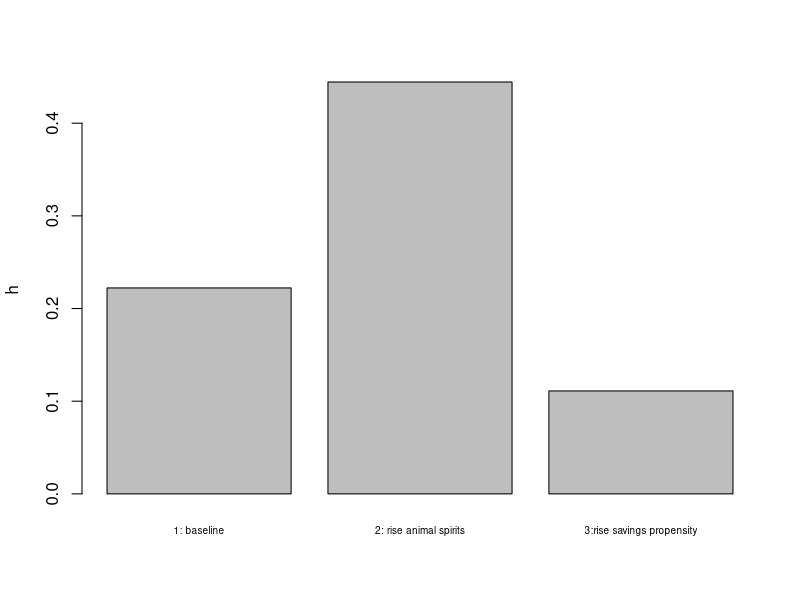
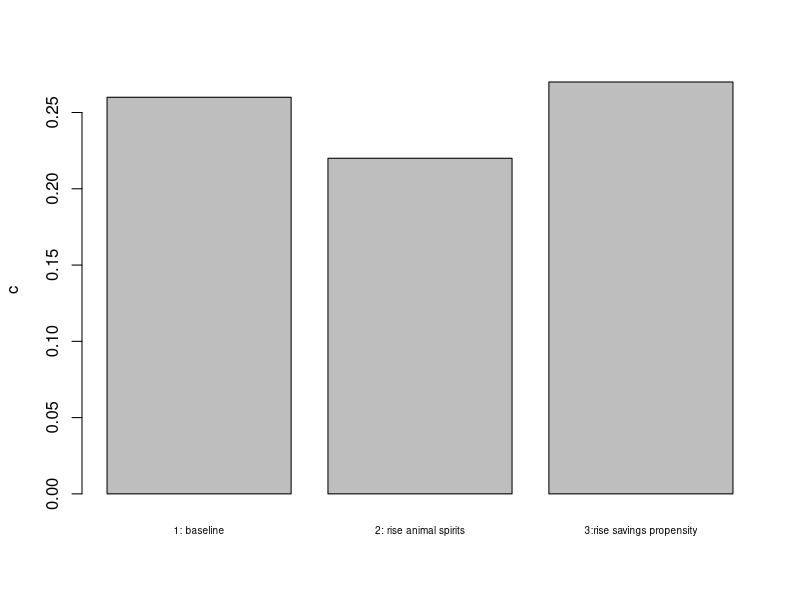
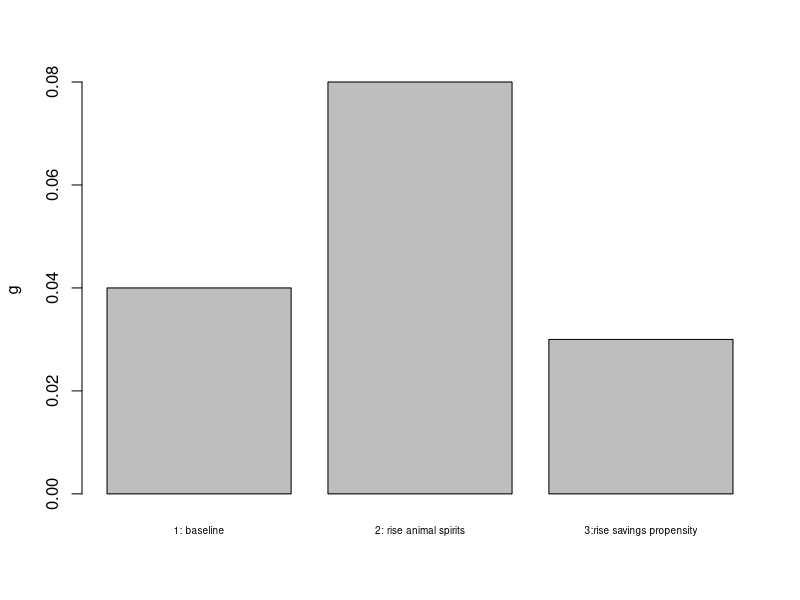
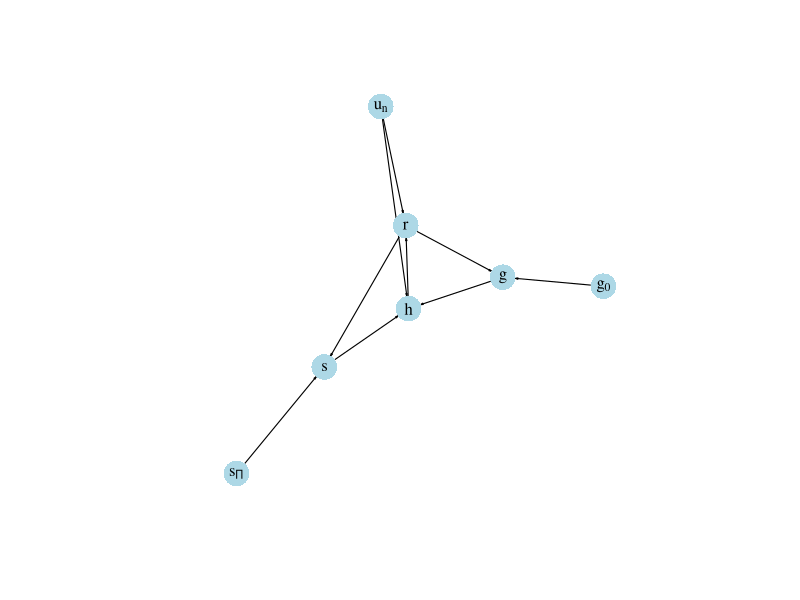

Write the R code that produced these figures, in order.
## ---- chunk 1

#Clear the environment
rm(list=ls(all=TRUE))

# Set number of scenarios (including baselines)
S=3

#Create vector in which equilibrium solutions from different parameterisations will be stored
h_star=vector(length=S) # profit share
g_star=vector(length=S) # growth rate of capital stock
s_star=vector(length=S) # saving rate
c_star=vector(length=S) # consumption rate
r_star=vector(length=S) # profit rate

# Set constant parameter values
v=3    # capital-to-potential output ratio
g1=0.3 # sensitivity of investment with respect to profit rate 
un=0.9 # normal rate of capacity utilisation

# Set exogenous variables whose parameterisation changes across regimes 
g0=vector(length=S) # animal spirits
sp=vector(length=S) # propensity to save out of profits

### Construct different scenarios 

# scenario 1: baseline 
g0[]=0.02
sp[]=0.6

#scenario 2: increase in animal spirits
g0[2]=0.04

# scenario 3: increase in propensity to save out of profits
sp[3]=0.9

#Check  stability condition for all scenarios
for (i in 1:S){
  print(sp[i]>g1)
}

# Initialise endogenous variables at some arbitrary positive value 
g=1
r=1
c=1
h=1
s=1

#Solve this system numerically through 1000 iterations based on the initialisation
for (i in 1:S){
  
  for (iterations in 1:1000){
    
    #(1) Profit rate
    r=(h*un)/v
    
    #(2) Saving
    s = sp[i]*r
    
    #(3) Consumption
    c= un/v - s
    
    #(4) Investment
    g = g0[i]+g1*r
    
    #(5) Goods market equilibrium profit share
    h=(v/un)*(g0[i]/(sp[i]-g1))
    
  }
  
  #Save results for different parameterisations in vector
  h_star[i]=h
  g_star[i]=g
  r_star[i]=r
  s_star[i]=s
  c_star[i]=c
}


## ---- chunk 2
#| label: fig-profshare-kaldor-robinson
#| fig-cap: Profit share

barplot(h_star, ylab="h", names.arg=c("1: baseline", "2: rise animal spirits", "3:rise savings propensity"), cex.names = 0.6)

## ---- chunk 3
#| label: fig-consumption-kaldor-robinson
#| fig-cap: Rate of consumption

barplot(c_star, ylab="c", names.arg=c("1: baseline", "2: rise animal spirits", "3:rise savings propensity"), cex.names = 0.6)

## ---- chunk 4
#| label: fig-growth-kaldor-robinson
#| fig-cap: Rate of growth

barplot(g_star, ylab="g", names.arg=c("1: baseline", "2: rise animal spirits", "3:rise savings propensity"), cex.names = 0.6)

## ---- chunk 5
#| message: false
#| label: fig-dg-kaldor-robinson
#| fig-cap: Directed graph of Kaldor-Robinson growth model

## Create directed graph 
# Construct auxiliary Jacobian matrix for 7 variables: 
             # r,h,s,g,g0,sp,un
M_mat=matrix(c(0,1,0,0,0, 0, 1,
               0,0,1,1,0, 0, 1,
               1,0,0,0,0, 1, 0,
               1,0,0,0,1, 0, 0,
               0,0,0,0,0, 0, 0,
               0,0,0,0,0, 0, 0,
               0,0,0,0,0, 0, 0), 7, 7, byrow=TRUE)

# Create adjacency matrix from transpose of auxiliary Jacobian 
A_mat=t(M_mat)

# Create directed graph from adjacency matrix
library(igraph)
dg= graph_from_adjacency_matrix(A_mat, mode="directed", weighted= NULL)

# Define node labels
V(dg)$name=c("r", "h", "s", "g", expression(g[0]), expression(s[Pi]), expression(u[n]))

# Plot directed graph
plot(dg, main="", vertex.size=14, vertex.color="lightblue", 
     vertex.label.color="black", edge.arrow.size=0.12, edge.width=1.1, edge.size=1.2,
     edge.arrow.width=0.9, edge.color="black", vertex.label.cex=1, 
     vertex.frame.color="NA", margin=-0.02)

## ---- chunk 6

# Profit rate
for (i in 1:S){
  print((g0[i])/(sp[i]-g1))
}

# Growth rate
for (i in 1:S){
  print((sp[i]*g0[i])/(sp[i]-g1))
}

